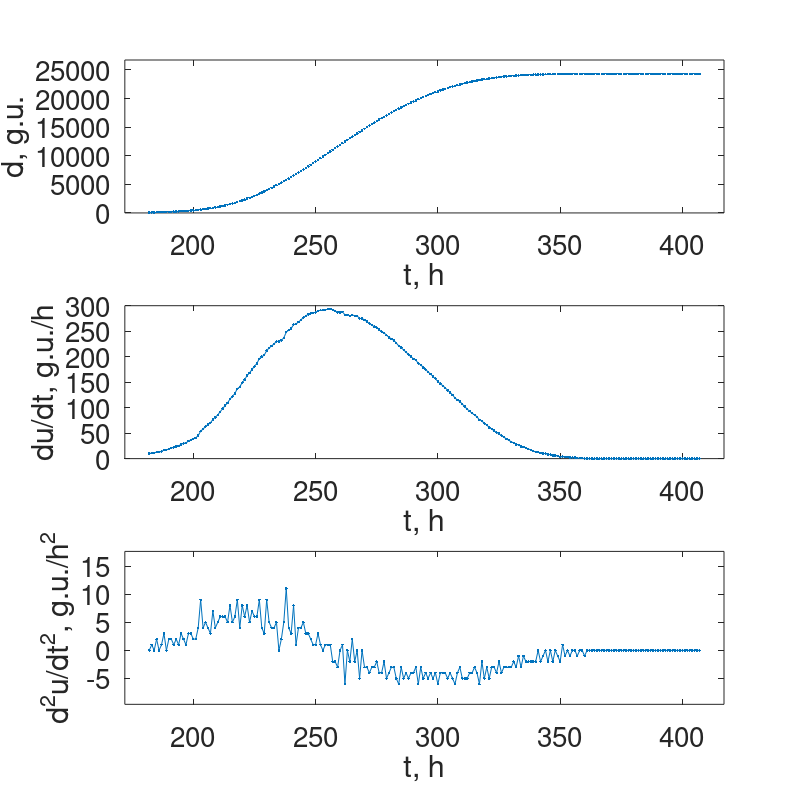
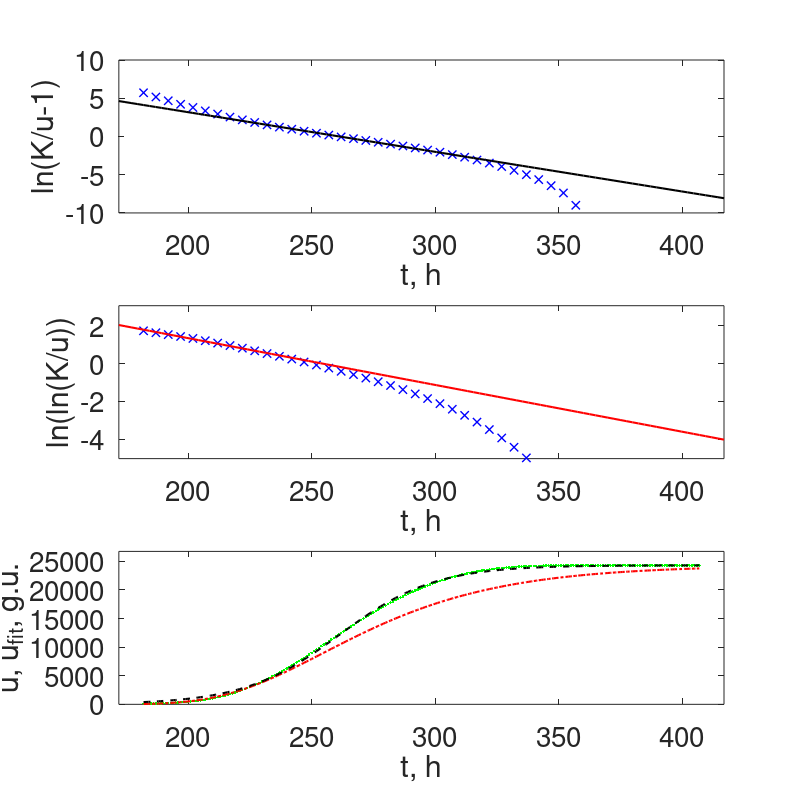

MATLAB code to generate these figures, in order:
clear;close all;clc;
FS=20;%Font size for figures
%%%%%%%%%%%%%%%%%%%%%%%%%%%%
% Printing options
printfigures=1;% 1 - "print"; 0 - "do not print";
frmt='-dpdf';
res=300;%resolution in dpi
%%%%%%%%%%%%%%%%%%%%%%%%%%%%

%% Funstions
Gompertz=@(t,r,tm,K) K*exp(-exp(-r*(t-tm)));
Verhults=@(t,r,tm,K) K./(1+exp(-r*(t-tm)));

load allarticledata

N=46;
jinit=5;
tend=560;

    ind=find((xlsdat(:,N)>75)&(xlsdat(:,N-1)<tend));
    t=xlsdat(ind,N-1);
    u=xlsdat(ind,N);
K=max(u);
du=u*0;
d2u=u*0;
du(1:end-1)=diff(u,1);
d2u(2:end-1)=diff(u,2);
inddu0=find(du>1);

figure
subplot(3,1,2)
plot(t,du,'.-')

xlim([t(1)-10 t(end)+10])
%ylim([0 K*1.1])
xlabel('t, h')
ylabel('du/dt, g.u./h')
set(gca,'FontSize',FS)


subplot(3,1,3)
n=1:length(t);
indj=find((d2u(n(2:end-1))>d2u(n(1:end-2)))&(d2u(n(2:end-1))>d2u(n(3:end)))&(d2u(2:end-1)>10));
indj=indj(jinit:end)+1;
plot(t,d2u,'.-')
hold on
plot(t(indj),d2u(indj),'o')

xlim([t(1)-10 t(end)+10])
ylim([1.6*min(d2u) max(d2u)*1.6])
xlabel('t, h')
ylabel('d^2u/dt^2, g.u./h^2')
set(gca,'FontSize',FS)


subplot(3,1,2)
hold on
plot(t(indj),du(indj),'o')
subplot(3,1,1)
plot(t,u,'.')
hold on
plot(t(indj),u(indj),'o')

xlim([t(1)-10 t(end)+10])
ylim([0 K*1.1])
xlabel('t, h')
ylabel('d, g.u.')
set(gca,'FontSize',FS)
set(gcf,'PaperUnits','inches','PaperPosition',[0 0 8 8],'PaperSize',[8 8])

figure(2)
subplot(3,1,2)
plot(t(1:5:end),log(log(K./u(1:5:end))),'x','color','blue','LineWidth',1)
hold on

indG=find(t<240);
p=polyfit(t(indG),log(log(K./u(indG))),1);
r=-p(1);
tm=p(2)/r;
tlin=linspace(t(1)-10,t(end)+10,100);

plot(tlin,polyval(p,tlin),'-','color','red','LineWidth',1.5)

xlim([t(1)-10 t(end)+10])
ylim([polyval(p,tlin(end))*1.25 polyval(p,tlin(1))*1.5])
xlabel('t, h')
ylabel('ln(ln(K/u))')
set(gca,'FontSize',FS)

subplot(3,1,1)
plot(t(1:5:end),log(K./u(1:5:end)-1),'x','color','blue','LineWidth',1)
hold on

indG1=find((t>240)&(t<320));
p=polyfit(t(indG1),log(K./u(indG1)-1),1);
r1=-p(1);
tm1=p(2)/r1;
tlin=linspace(t(1)-10,t(end)+10,100);

plot(tlin,polyval(p,tlin),'-','color','black','LineWidth',1.5)

xlim([t(1)-10 t(end)+10])
%ylim([polyval(p,tlin(end))*1.25 polyval(p,tlin(1))*1.5])
xlabel('t, h')
ylabel('ln(K/u-1)')
set(gca,'FontSize',FS)


subplot(3,1,3)
plot(t,u,'.','color','green')
hold on
plot(t,Gompertz(t,r,tm,K),'-.','color','red','LineWidth',1.5)
plot(t,Verhults(t,r1,tm1,K),'--','color','black','LineWidth',1.5)

xlim([t(1)-10 t(end)+10])
ylim([0 K*1.1])
xlabel('t, h')
ylabel('u, u_{fit}, g.u.')
set(gca,'FontSize',FS)
set(gcf,'PaperUnits','inches','PaperPosition',[0 0 8 8],'PaperSize',[8 8])

%% Printing figures
if printfigures==1

figure(1)
    print('Dil1e2Udiff',frmt,['-r',num2str(res)])    
figure(2)
    print('Dil1e2VerhGomp',frmt,['-r',num2str(res)])
end
